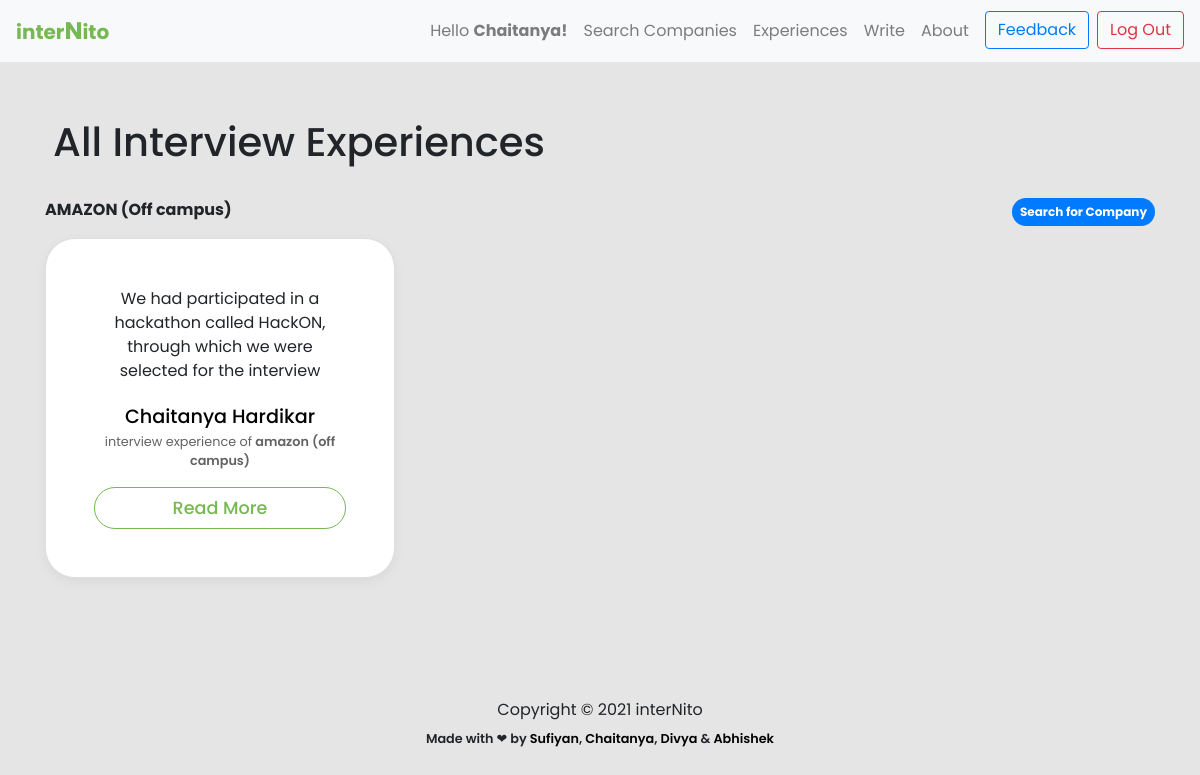
Page /experience/ (signed in) on the committed database.
### experience/models.py (models this page shows, shortened)
class Experience(models.Model):
    user = models.ForeignKey(User, on_delete = models.CASCADE)
    name = models.CharField(max_length=80)
    branch = models.CharField(max_length=255,blank=True)
    cgpa_cutoff = models.FloatField(blank=True)
    resume = models.TextField(blank=True)
    batch = models.CharField(max_length=255, blank=True)
    company = models.CharField(max_length=255,blank=False)
    summary = models.TextField(blank=False)
    period = models.CharField(max_length=255,blank=False)
    ot_summary = models.TextField(blank = True)
    ot_question1 = models.TextField(blank = True, null = True)
    ot_question1_link = models.TextField(blank = True, null = True, default = 'NONE')
    ot_question2 = models.TextField(blank = True, null = True)
    ot_question2_link = models.TextField(blank = True, null = True)
    ot_question3 = models.TextField(blank = True, null = True)
    ot_question3_link = models.TextField(blank = True, null = True)
    ot_question4 = models.TextField(blank = True, null = True)
    ot_question4_link = models.TextField(blank = True, null = True)
    round1_details = models.TextField(blank = True, null = True)
    round2_details = models.TextField(blank = True, null = True)
    round3_details = models.TextField(blank = True, null = True)
    final_summary = models.TextField(blank = True, null = True)

### experience/views.py (the view)
# urls.py: path('experience/',views.experience,name='experience'),
@login_required()
def experience(request):
    responses = Experience.objects.order_by('company', '-id')
    message = 'All Interview Experiences'
    return render(request, 'experience.html', {'responses': responses, 'message': message})

### templates/experience.html (shortened to what this page needs)
{% extends 'base.html' %} {% load static %} {% block content %}
<link rel="stylesheet" href="{% static 'css/experience.css' %}" />
<main role="main">
  <div class="album py-5 bg-lime-invert">
    <div class="container">
      <h1 class="mb-4 justify-content-center">
        <div class="head p-2 justify-content-center">{{message}}</div>
      </h1>
      <p><a class="badge badge-primary badge-pill p-2" style="float:right;" href="{% url 'company' %}"> Search for Company</a></p>
      {% regroup responses by company as company_lists %}
      {% for company_list in company_lists %}
      <p><strong>{{company_list.grouper}}</strong></p>
      <div class="row">
                {% for response in company_list.list %}
                <div class="col-md-4">
                  <div class="card mb-4 box-shadow">
                    <div class="card-body p-5 summary-parent">
                      <p
                        class="card-text summary summary-text"
                        style="height: 10ch; text-overflow: ellipsis; overflow: hidden"
                      >
                        {{response.summary }}...
                      </p>
                      <p class="card-text name">
                        <a href="{% url 'profile' response.user.username %}">{{response.name}}</a>
                      </p>
                      <p class="card-text company capitalize">
                        interview experience of <strong>{{response.company}}</strong>
                      </p>
                      <a
                        type="button"
                        class="
                          btn btn-sm btn-outline-secondary
                          view-btn
                          w-100
                          text-center
                        "
                        href="{% url 'post' response.pk %}"
                      >
                        Read More
                      </a>
                    </div>
                  </div>
                </div>
                {% endfor %}
      </div>
      {% endfor %}
    </div>
  </div>
</main>
{% endblock content %}

### templates/base.html (shortened to what this page needs)
{% load static %}
<!DOCTYPE html>
<html lang="en">
  <head>
    <link href="{% static 'css/bootstrap.min.css' %}" rel="stylesheet" />
    <link href="{% static 'css/album.css' %}" rel="stylesheet" />
  </head>
  <nav class="navbar navbar-expand-lg navbar-light bg-light sticky-top">
    <a
    style="color: #76b852"
      class="logoAnchor navbar-brand" href="{% url 'home' %}"
      ><strong>inter<big>N</big>ito</strong></a>
    <div class="collapse navbar-collapse" id="navbarSupportedContent">
      <ul class="navbar-nav ml-auto">
        {% if request.user.is_authenticated %}
        <li class="nav-item">
          <a class="nav-link" href="{% url 'profile' request.user.username %}"
            >Hello <strong>{{ request.user.first_name }}!</strong></a>
        </li>
        {% endif %}
        <li class="nav-item">
          <a class="nav-link" href="{% url 'company' %}">Search Companies</a>
        </li>
        <li class="nav-item">
          <a class="nav-link" href="{% url 'experience' %}">Experiences</a>
        </li>
        <li class="nav-item">
          <a class="nav-link" href="{% url 'write' %}">Write</a>
        </li>
        <li class="nav-item">
          <a class="nav-link" href="{% url 'about' %}">About</a>
        </li>
        {% if request.user.is_authenticated %}
        <li class="nav-item">
          <a class="ml-2 btn btn-outline-primary" href="{% url 'feedback' %}"
            >Feedback</a
          >
        </li>
        <li class="nav-item">
          <a class="ml-2 btn btn-outline-danger" href="{% url 'logout' %}"
            >Log Out</a
          >
        </li>
        {% endif %}
      </ul>
    </div>
  </nav>
  <body>
    {% block content %} {% endblock content %}
    <footer>
      <div class="container" style="text-align: center">
        <p>
          Copyright © 2021 interNito
        </p>
        <small style="font-weight: 550">Made with &#x2764; by
          <a target="_blank" href="https://www.linkedin.com/in/sufiyan-ansari-nitw/">
            Sufiyan</a>,
          <a target="_blank" href="https://www.linkedin.com/in/chaitanya-hardikar-0ab4821a7/">
            Chaitanya</a>,
          <a target="_blank" href="https://www.linkedin.com/in/divya-soni14/">
            Divya</a>
          &
          <a target="_blank" href="https://www.linkedin.com/in/abhishek-upadhayayula-a541ba1b8/">
            Abhishek</a></small>
      </div>
    </footer>
  </body>
</html>

### static/css/album.css (style rules this page uses)
main { font-family: "Poppins", sans-serif !important; }
:root { --jumbotron-padding-y: 3rem; }
footer { padding-top: 3rem; padding-bottom: 3rem; }
footer p { margin-bottom: 0.25rem; }
.box-shadow { box-shadow: 0 0.25rem 0.75rem rgba(0, 0, 0, 0.05); }

### static/css/experience.css (style rules this page uses)
* { font-family: "Poppins", sans-serif; }
body { background-color: #e5e5e5; }
.card { background-color: white; border-radius: 30px; }
.card-text { text-align: center; }
.name { font-weight: 500; margin-bottom: 0px; font-size: 1.2rem; }
.company { font-size: 0.8rem; text-transform: lowercase; color: rgb(99, 99, 99); }
.company strong { font-weight: 600; }
.view-btn { padding: 7px; font-weight: 500; font-size: 1.1rem; color: #76b852; background-color: white; border-radius: 45px; border: 1px solid #76b852; }

### templates/base.html (style rules this page uses)
.logoAnchor:hover, .logoAnchor { text-decoration: none; color: #76b852; }
a, a:focus { text-decoration: none; color: black; }

### rows in the picture
Experience: grouper "AMAZON (Off campus)", summary "We had participated in a hackathon called HackON, through which we were selected for the interview…", name "Chaitanya Hardikar", company "amazon (off campus)"

### other values in the picture
{{ request.user.first_name }} "Chaitanya"
{{ message }} "All Interview Experiences"
